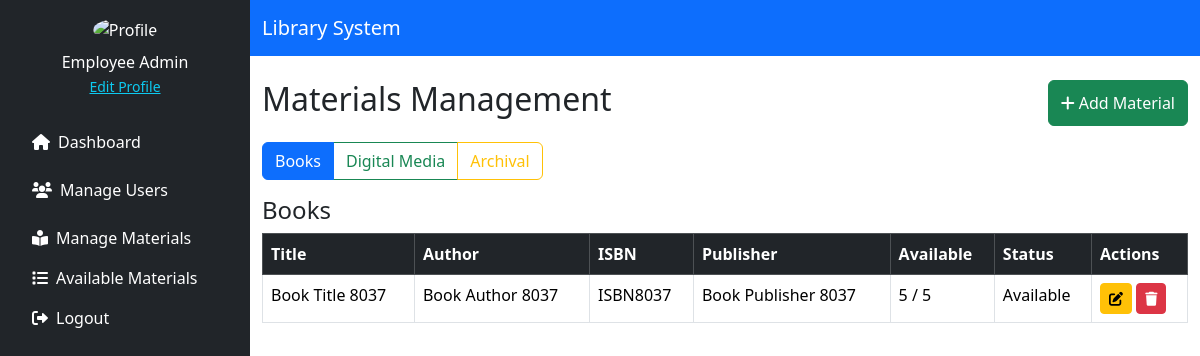
Before: /source/employee/materials_management.php (signed in) with the older database file.
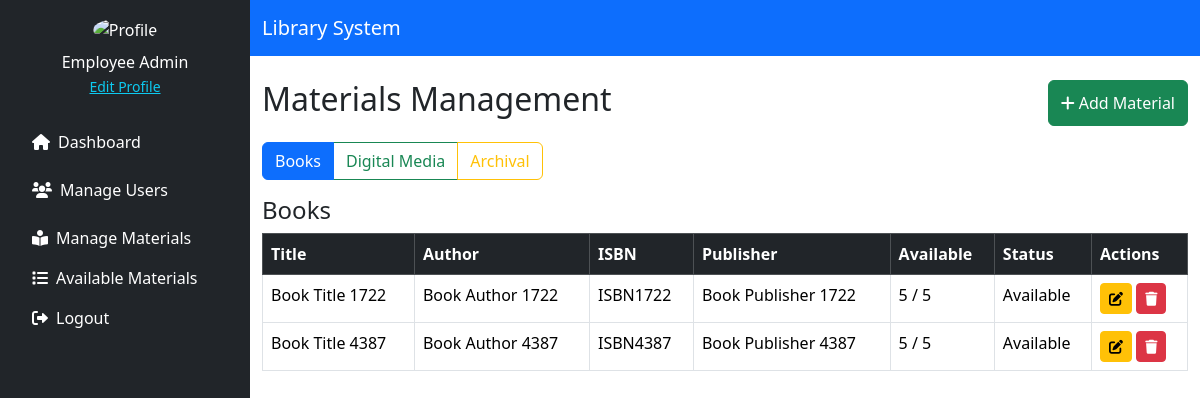
After: the same page with the newer database file.
### tables this page shows
CREATE TABLE `material_books` (
  `id` int(11) NOT NULL,
  `title` varchar(255) NOT NULL,
  `author` varchar(255) NOT NULL,
  `isbn` varchar(20) DEFAULT NULL,
  `publisher` varchar(255) DEFAULT NULL,
  `year_published` year(4) DEFAULT NULL,
  `quantity` int(11) DEFAULT 1,
  `available` int(11) DEFAULT 1,
  `status` enum('Available','Archived') DEFAULT 'Available'
);

### source/employee/materials_management.php (the view, shortened to what this page needs)
<?php
include '../../config/db_conn.php';
$filter = $_GET['filter'] ?? 'books';
$books = $digitals = $research = [];
if ($filter === 'books') {
    $stmtBooks = $pdo->query("SELECT * FROM material_books");
    $books = $stmtBooks->fetchAll(PDO::FETCH_ASSOC);
}
?>
<!DOCTYPE html>
<html lang="en">
<head>
    <link href="https://cdn.jsdelivr.net/npm/bootstrap@5.3.3/dist/css/bootstrap.min.css" rel="stylesheet">
    <link href="https://cdnjs.cloudflare.com/ajax/libs/font-awesome/6.0.0/css/all.min.css" rel="stylesheet">
</head>
<body>
<div class="d-flex">
    <?php include './includes/sidebar.php'; ?>
    <div class="flex-grow-1">
        <nav class="navbar navbar-expand-lg navbar-dark bg-primary">
            <div class="container">
                <a class="navbar-brand" href="#">Library System</a>
            </div>
        </nav>
        <div class="container mt-4">
            <div class="d-flex justify-content-between mb-3">
                <h2>Materials Management</h2>
                <button class="btn btn-success" data-bs-toggle="modal" data-bs-target="#selectMaterialTypeModal">
                    <i class="fas fa-plus"></i> Add Material
                </button>
            </div>
            <div class="btn-group mb-3" role="group">
                <a href="?filter=books" class="btn btn-outline-primary <?= $filter === 'books' ? 'active' : '' ?>">Books</a>
                <a href="?filter=digital" class="btn btn-outline-success <?= $filter === 'digital' ? 'active' : '' ?>">Digital Media</a>
                <a href="?filter=archival" class="btn btn-outline-warning <?= $filter === 'archival' ? 'active' : '' ?>">Archival</a>
            </div>
            <?php if ($filter === 'books'): ?>
                <h4>Books</h4>
                <table class="table table-bordered">
                    <thead class="table-dark">
                        <tr>
                            <th>Title</th>
                            <th>Author</th>
                            <th>ISBN</th>
                            <th>Publisher</th>
                            <th>Available</th>
                            <th>Status</th>
                            <th>Actions</th>
                        </tr>
                    </thead>
                    <tbody>
                        <?php foreach ($books as $book): ?>
                            <tr>
                                <td><?= htmlspecialchars($book['title']) ?></td>
                                <td><?= htmlspecialchars($book['author']) ?></td>
                                <td><?= htmlspecialchars($book['isbn']) ?></td>
                                <td><?= htmlspecialchars($book['publisher']) ?></td>
                                <td><?= $book['available'] ?> / <?= $book['quantity'] ?></td>
                                <td><?= htmlspecialchars($book['status']) ?></td>
                                <td>
                                    <a href="?action=edit&id=<?= $book['id'] ?>&table=material_books" class="btn btn-warning btn-sm"><i class="fas fa-edit"></i></a>
                                    <a href="?action=delete&id=<?= $book['id'] ?>&table=material_books" class="btn btn-danger btn-sm"><i class="fas fa-trash"></i></a>
                                </td>
                            </tr>
                        <?php endforeach; ?>
                    </tbody>
                </table>
            <?php endif; ?>
        </div>
    </div>
</div>
</body>
</html>

Changed rows visible on the page:
removed material_books: title "Book Title 8037", author "Book Author 8037", isbn "ISBN8037", publisher "Book Publisher 8037", available "5", quantity "5", status "Available"
added material_books: title "Book Title 1722", author "Book Author 1722", isbn "ISBN1722", publisher "Book Publisher 1722", available "5", quantity "5", status "Available"
added material_books: title "Book Title 4387", author "Book Author 4387", isbn "ISBN4387", publisher "Book Publisher 4387", available "5", quantity "5", status "Available"
